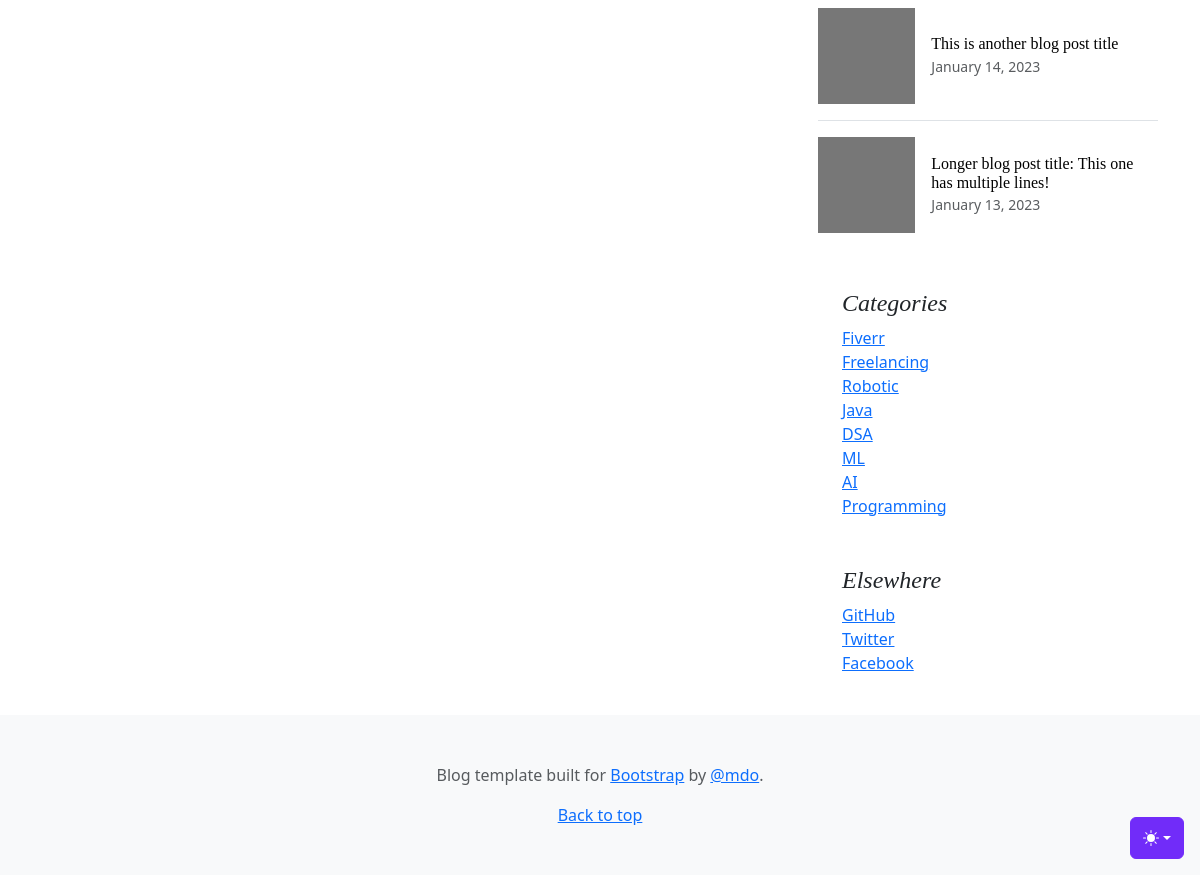
Before: / (lower part) with the older database file.
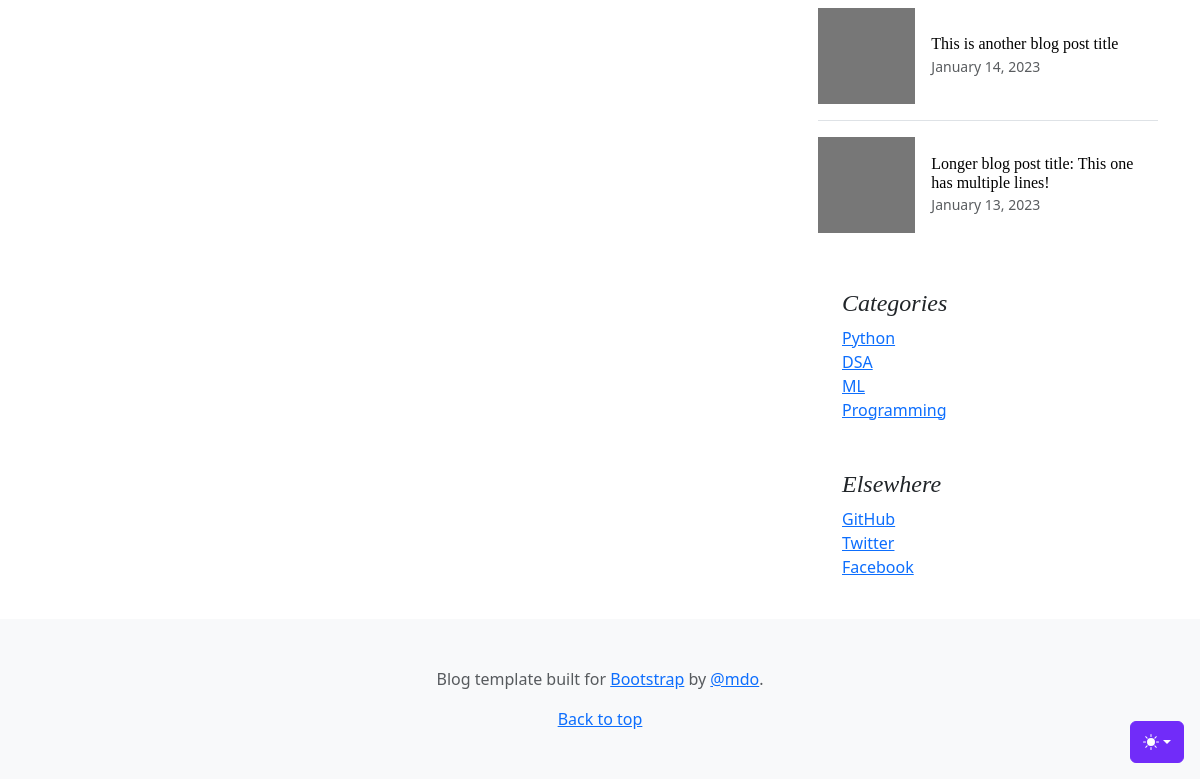
After: the same page with the newer database file.
### core/models.py (models this page shows)
class Category(models.Model):
    name = models.CharField(max_length=255)
    date = models.DateTimeField(auto_now_add=True)
    slug = models.CharField(max_length=50, unique=True, blank=True, null=True)
    def __str__(self):
        return self.name

### core/views.py (the view)
# urls.py: path("", views.index, name='index'),
def index(request):
    category = Category.objects.all().order_by("-id")
    post = Post.objects.all().order_by("-id")
    context = {
        'category':category,
        'post':post,
    }
    return render(request, 'index.html', context)

### template/index.html (shortened to what this page needs)
{% extends 'base.html' %}
{% block content %}
<main class="container">
    <div class="row g-5">
      <div class="col-md-8">
      </div>
      <div class="col-md-4">
        <div class="position-sticky" style="top: 2rem;">
          <div>
            <ul class="list-unstyled">
              <li>
                <a class="d-flex flex-column flex-lg-row gap-3 align-items-start align-items-lg-center py-3 link-body-emphasis text-decoration-none border-top" href="#">
                  <svg class="bd-placeholder-img" width="100%" height="96" xmlns="http://www.w3.org/2000/svg" aria-hidden="true" preserveAspectRatio="xMidYMid slice" focusable="false"><rect width="100%" height="100%" fill="#777"/></svg>
                  <div class="col-lg-8">
                    <h6 class="mb-0">This is another blog post title</h6>
                    <small class="text-body-secondary">January 14, 2023</small>
                  </div>
                </a>
              </li>
              <li>
                <a class="d-flex flex-column flex-lg-row gap-3 align-items-start align-items-lg-center py-3 link-body-emphasis text-decoration-none border-top" href="#">
                  <svg class="bd-placeholder-img" width="100%" height="96" xmlns="http://www.w3.org/2000/svg" aria-hidden="true" preserveAspectRatio="xMidYMid slice" focusable="false"><rect width="100%" height="100%" fill="#777"/></svg>
                  <div class="col-lg-8">
                    <h6 class="mb-0">Longer blog post title: This one has multiple lines!</h6>
                    <small class="text-body-secondary">January 13, 2023</small>
                  </div>
                </a>
              </li>
            </ul>
          </div>
          <div class="p-4">
            <h4 class="fst-italic">Categories</h4>
            <ol class="list-unstyled mb-0">
              {% for i in category %}
               <li><a href="#">{{i.name}}</a></li>
              {% endfor %}
            </ol>
          </div>
          <div class="p-4">
            <h4 class="fst-italic">Elsewhere</h4>
            <ol class="list-unstyled">
              <li><a href="#">GitHub</a></li>
              <li><a href="#">Twitter</a></li>
              <li><a href="#">Facebook</a></li>
            </ol>
          </div>
        </div>
      </div>
    </div>
  </main>
{% endblock content %}

Changed rows visible on the page:
removed Category: name "Fiverr"
removed Category: name "Freelancing"
removed Category: name "Robotic"
removed Category: name "Java"
removed Category: name "AI"
added Category: name "Python"
